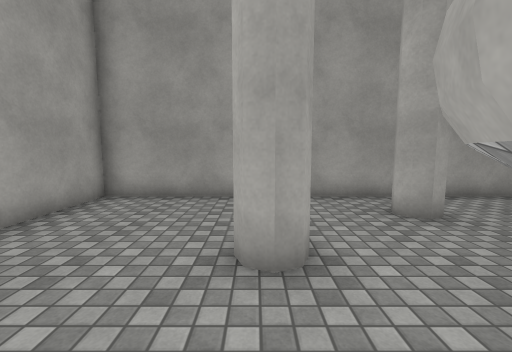
[1] (above)

12 first-person views from a walk through a scene from a Unity 3-D project. The camera is 1.4 m above the floor, tilts 6° down and sees 90° across. The floor is counted in squares, 1 m on a side. Each view is taken from the middle of a square. On the plan, view 1 faces up. The plan holds only what a view shows up to about 13 squares ahead; the rest is blank. Surface patterns are stand-ins for the level's own textures.

[2]
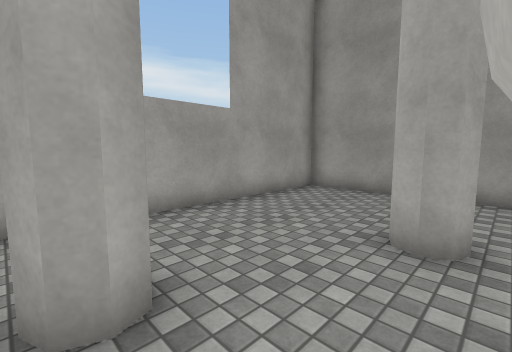

[3]
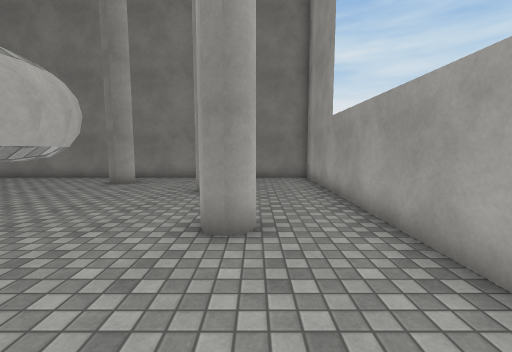

[4]
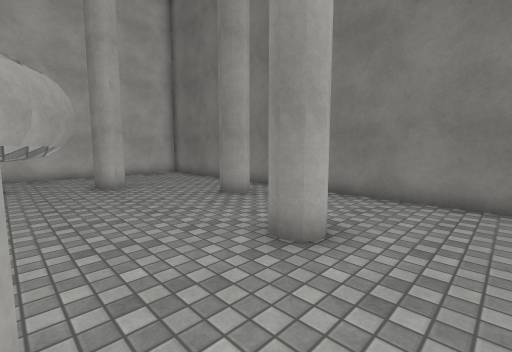

[5]
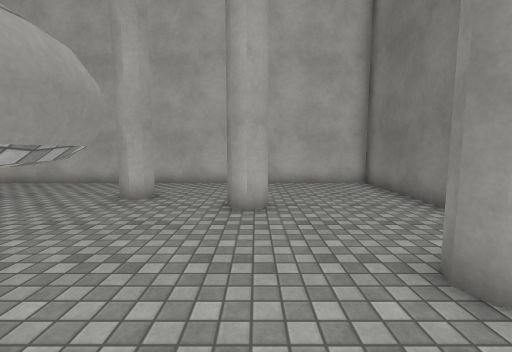

[6]
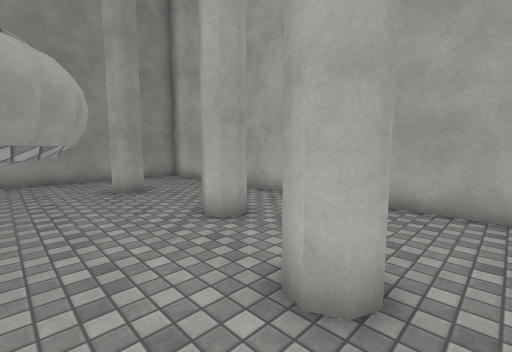

[7]
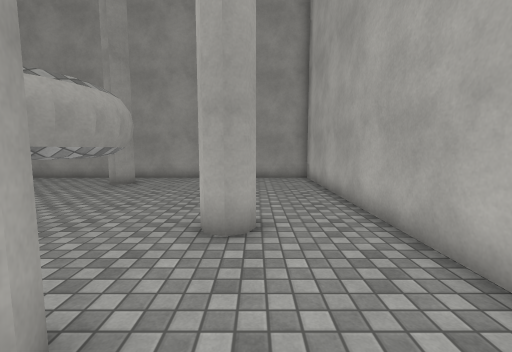

[8]
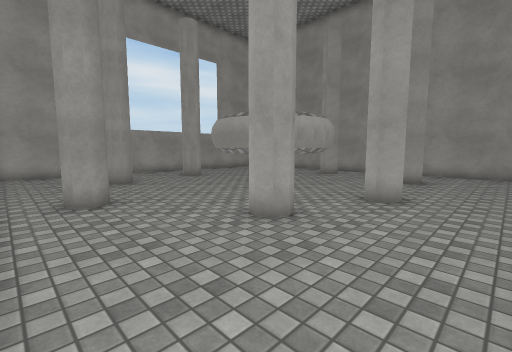

[9]
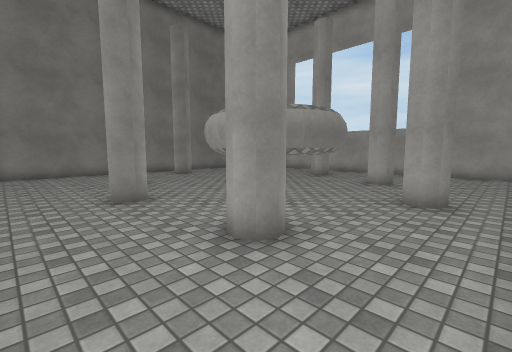

[10]
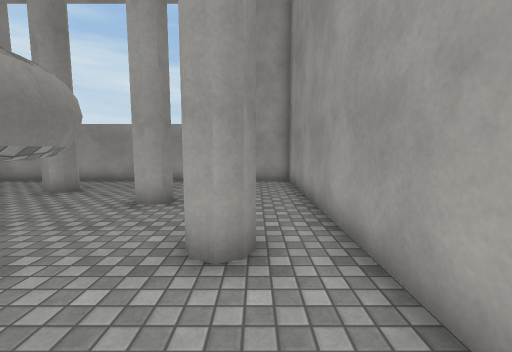

[11]
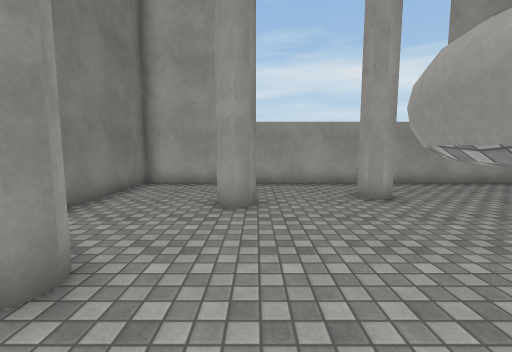

[12]
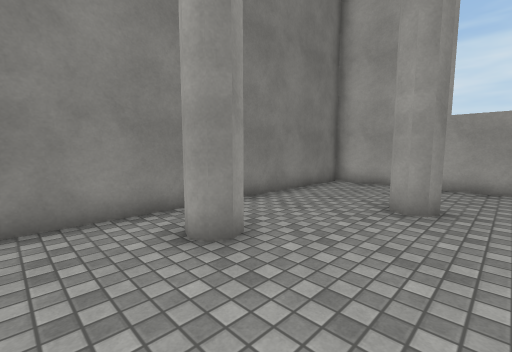

### Floor plan
Key: @ floor where view 1 was taken; # wall or solid block; . floor; T thing the floor can be seen under or through.
Columns run from 5 left of view 1 to 12 right of it. Each row starts with its distance up from view 1.
  8 ##################
  7 #................#
  6 #.......##.......#
  5 #.......##.......#
  4 #............#...#
  3 #....#..TT.......#
  2 #......TTTT......#
  1 #.....T   TT.....#
  0 #..##@TT  TT.##..#
 -1 #..##..TTTT..##..#
 -2 #.......TT.......#
 -3 #................#
 -4 #...##......#....#
 -5 #...##...........#
 -6 #.......##.......#
 -7 #.......##.......#
 -8 #................#
 -9 ##################

Positions as (right, up) in squares from view 1, and headings:
1: (0, 0), facing up
2: (1, -1), facing up-left
3: (-2, 4), facing down
4: (-3, -1), facing down-right
5: (1, -4), facing right
6: (5, -5), facing up-right
7: (9, -5), facing up
8: (11, -8), facing up-left
9: (11, 7), facing down-left
10: (7, 6), facing left
11: (6, -4), facing left
12: (6, -3), facing down-left
